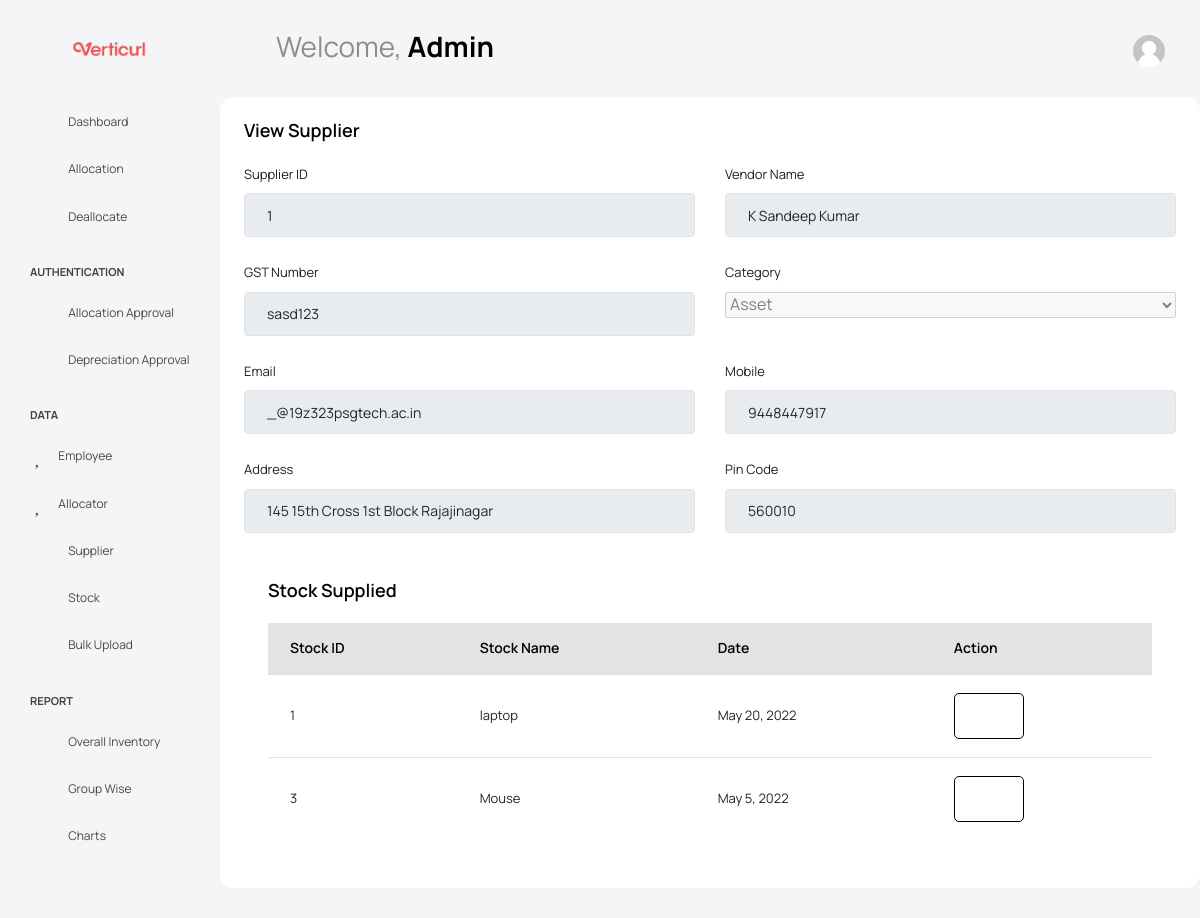
/viewSupplier/1/, run on the app's committed database.
### App/models.py (models this page shows, shortened)
class Supplier(models.Model):
    sid = models.IntegerField(primary_key=True)
    mobile = models.CharField(max_length=10)
    name = models.CharField(max_length=30)
    email = models.EmailField()
    product_type = models.CharField(max_length=20)
    GST = models.CharField(max_length=50)
    address = models.CharField(max_length=500)
    pincode = models.IntegerField()

class Stock(models.Model):
    id = models.IntegerField(primary_key=True)
    product_name = models.CharField(max_length=100)
    product_price = models.FloatField()
    product_type = models.CharField(max_length=20)
    supplier = models.ForeignKey(Supplier, on_delete=models.CASCADE)
    dop = models.DateField()
    temp = models.CharField(max_length=100)

### App/views.py (the view)
# urls.py: path('viewSupplier/<str:pk>/', views.viewSupplier, name='viewSupplier'),
def viewSupplier(request, pk):
    sup = Supplier.objects.get(sid=pk)
    a = Stock.objects.filter(supplier = sup)
    context = {
        'ls': sup,
        'a' : a,
        'asset': 'Asset',
    }
    return render(request, 'App/Admin/Supplier/viewSupplier.html',context)

### templates/App/Admin/Supplier/viewSupplier.html (shortened to what this page needs)
<!DOCTYPE html>
{% load static %}
<html lang="en">
<head>
  <link rel="stylesheet" href="{% static 'vendors/feather/feather.css'%} ">
  <link rel="stylesheet" href="{% static 'vendors/mdi/css/materialdesignicons.min.css'%} ">
  <link rel="stylesheet" href="{% static 'vendors/ti-icons/css/themify-icons.css'%} ">
  <link rel="stylesheet" href="{% static 'vendors/typicons/typicons.css'%} ">
  <link rel="stylesheet" href="{% static 'vendors/simple-line-icons/css/simple-line-icons.css'%} ">
  <link rel="stylesheet" href="{% static 'vendors/css/vendor.bundle.base.css'%} ">
  <link rel="stylesheet" href="{% static 'vendors/datatables.net-bs4/dataTables.bootstrap4.css'%} ">
  <link rel="stylesheet" type="text/css" href="{% static 'js/select.dataTables.min.css'%} ">
  <link rel="stylesheet" href="{% static 'vendors/select2/select2.min.css'%} ">
  <link rel="stylesheet" href="{% static 'vendors/morris.js/morris.css'%} ">
  <link rel="stylesheet" href="{% static 'vendors/select2-bootstrap-theme/select2-bootstrap.min.css'%} ">
  <link rel="stylesheet" href="{% static 'css/vertical-layout-light/style.css'%} ">
</head>
<body class="with-welcome-text">
  <div class="container-scroller">
    <nav class="navbar default-layout col-lg-12 col-12 p-0 fixed-top d-flex align-items-top flex-row">
      <div class="text-center navbar-brand-wrapper d-flex align-items-center justify-content-start">
        <div class="me-3">
          <button class="navbar-toggler navbar-toggler align-self-center" type="button" data-bs-toggle="minimize">
            <span class="icon-menu"></span>
          </button>
        </div>
        <div>
          <a class="navbar-brand brand-logo" href="/Admin_Dashboard/">
            <img src="{% static 'Assert/Logo3.png'%}" alt="logo" />
          </a>
        </div>
      </div>
      <div class="navbar-menu-wrapper d-flex align-items-top">
        <ul class="navbar-nav">
          <li class="nav-item font-weight-semibold d-none d-lg-block ms-0">
            <h1 class="welcome-text">Welcome, <span class="text-black fw-bold">Admin</span></h1>
          </li>
        </ul>
        <ul class="navbar-nav ms-auto">
          <li class="nav-item dropdown d-none d-lg-block user-dropdown">
            <a class="nav-link" id="UserDropdown" href="#" data-bs-toggle="dropdown" aria-expanded="false">
              <img class="img-xs rounded-circle" src="{% static 'images/empty_face.jpg' %}" alt="Profile image"> </a>
          </li>
        </ul>
      </div>
    </nav>
    <div class="container-fluid page-body-wrapper">
      <nav class="sidebar sidebar-offcanvas" id="sidebar">
        <ul class="nav">
          <li class="nav-item">
            <a class="nav-link" href="/Admin_Dashboard/">
              <i class="mdi mdi-grid-large menu-icon"></i>
              <span class="menu-title">Dashboard</span>
            </a>
          </li>
          <li class="nav-item">
            <a class="nav-link" href="/allocate/">
              <i class="menu-icon mdi mdi-account-key"></i>
              <span class="menu-title">Allocation</span>
            </a>
          </li>
          <li class="nav-item">
            <a class="nav-link" href="\deallocate\">
              <i class="menu-icon mdi mdi-account-minus"></i>
              <span class="menu-title">Deallocate</span>
            </a>
          </li>
          <li class="nav-item nav-category">Authentication</li>
          <li class="nav-item">
            <a class="nav-link" href="/allocationApproval/">
              <i class="menu-icon mdi  mdi mdi-check"></i>
              <span class="menu-title">Allocation Approval</span>
            </a>
          </li>
          <li class="nav-item">
            <a class="nav-link" href="/depreciationApproval/">
              <i class="menu-icon ti-arrow-down"></i>
              <span class="menu-title">Depreciation Approval</span>
            </a>
          </li>
          <li class="nav-item nav-category">Data</li>
          <li class="nav-item">
            <a class="nav-link" href="/employee/">
              <i class="menu-icon mdi  mdi mdi-account"></i>
              <span class="menu-title">Employee</span>
            </a>
          </li>
            <li class="nav-item">
            <a class="nav-link" href="/newAllocator/">
              <i class="menu-icon mdi  mdi mdi-account"></i>
              <span class="menu-title">Allocator</span>
            </a>
          </li>
          <li class="nav-item">
            <a class="nav-link" href="/supplier/">
              <i class="menu-icon mdi mdi-worker"></i>
              <span class="menu-title">Supplier</span>
            </a>
          </li>
          <li class="nav-item">
            <a class="nav-link" href="/stock/">
              <i class="menu-icon mdi mdi-cart"></i>
              <span class="menu-title">Stock</span>
            </a>
          </li>
            <li class="nav-item">
            <a class="nav-link" href="/bulk/">
              <i class="menu-icon mdi mdi-cloud"></i>
              <span class="menu-title">Bulk Upload</span>
            </a>
          </li>
          <li class="nav-item nav-category">Report</li>
          <li class="nav-item">
            <a class="nav-link"  href="/overallInventory/" >
              <i class="menu-icon mdi mdi-book-open"></i>
              <span class="menu-title">Overall Inventory</span>
            </a>
          </li>
          <li class="nav-item">
            <a class="nav-link" data-bs-toggle="collapse" href="#general-pages" aria-expanded="false" aria-controls="general-pages">
              <i class="menu-icon mdi mdi-book-multiple"></i>
              <span class="menu-title">Group Wise</span>
              <i class="menu-arrow"></i>
            </a>
          </li>
          <li class="nav-item">
            <a class="nav-link" data-bs-toggle="collapse" href="#error" aria-expanded="false" aria-controls="error">
              <i class="menu-icon mdi mdi mdi-chart-line"></i>
              <span class="menu-title">Charts</span>
              <i class="menu-arrow"></i>
            </a>
          </li>
        </ul>
      </nav>
      <div class="main-panel">
        <div class="col-12 grid-margin stretch-card">
              <div class="card">
                <div class="card-body">
                  <h4 class="card-title">View Supplier</h4>
                                    <form class="forms-sample" method="POST">
                        <div class="form-group row">
                      <div class="col">
                          <label>Supplier ID</label>
                          <input disabled type="text" class="form-control" name="sid" value="{{ ls.sid}}">
                      </div>
                         <div class="col">
                          <label>Vendor Name</label>
                          <input disabled type="text" class="form-control" name="name" value="{{ ls.name}}">
                        </div>
                      </div>
                        <div class="form-group row" >
                        <div class="col">
                          <label>GST Number</label>
                          <input disabled type="text" class="form-control" name="GST" value="{{ ls.GST}}">
                        </div>
                         <div class="col">
                          <label>Category</label>
                          <select  disabled class="js-example-basic-single w-100" name="product_type">
                              <option selected="{{ ls.product_type }}">{{ls.product_type}}</option>
                            </select>
                        </div>
                    </div>
                        <div class="form-group row">
                         <div class="col">
                        <label>Email</label>
                        <input disabled class="form-control" name="email" value="{{ ls.email }}" data-inputmask="'alias': 'email'" />
                      </div>
                      <div class="col">
                        <label >Mobile</label>
                        <input disabled type="text" class="form-control" name="mobile" value="{{ ls.mobile }}">
                      </div>
                    </div>
                        <div class="form-group row" >
                          <div class="col" >
                             <label >Address</label>
                             <input disabled type="text" class="form-control" name="address" value="{{ ls.address }}">
                          </div>
                          <div class="col">
                            <label >Pin Code</label>
                             <input disabled type="text" class="form-control" name="pincode" value="{{ ls.pincode }}">
                          </div>
                        </div>
                    <div class="card">
                        <div class="card-body">
                          <h4 class="card-title">Stock Supplied</h4>
                          <div class="row">
                            <div class="col-12">
                              <div class="table-responsive">
                                <table id="order-listing-1" class="table">
                                  <thead class="table-secondary">
                                    <tr>
                                        <th>Stock ID</th>
                                        <th>Stock Name</th>
                                        <th>Date</th>
                                        <th>Action</th>
                                    </tr>
                                  </thead>
                                  <tbody>
                                   {% for i in a %}
                                    <tr>
                                        <td>{{i.id}}</td>
                                        <td>{{i.product_name}}</td>
                                        <td>{{i.dop}}</td>
                                        {%if i.product_type == asset%}
                                            <td>
                                          <div>
                                            <a href="{% url 'viewStock' i.id %}" type="button" class="btn btn-outline-dark btn-icon-text">
                                          <i class="ti-eye btn-icon-prepend"></i>
                                        </a>
                                          </div>
                                        </td>
                                        {% endif %}
                                    </tr>
                                   {% endfor %}
                                  </tbody>
                                </table>
                              </div>
                            </div>
                          </div>
                        </div>
                      </div>
                  </form>
                </div>
              </div>
            </div>
      </div>
      </div>
    </div>
</body>
</html>

### data on the page
Supplier: sid "1", name "K Sandeep Kumar", GST "sasd123", product_type "Asset", email "_@19z323psgtech.ac.in", mobile "9448447917", address "145 15th Cross 1st Block Rajajinagar", pincode "560010"
Stock: id "1", product_name "laptop", dop "May 20, 2022", product_type "Asset" (drawn)
Stock: id "3", product_name "Mouse", dop "May 5, 2022", product_type "Asset" (drawn)
